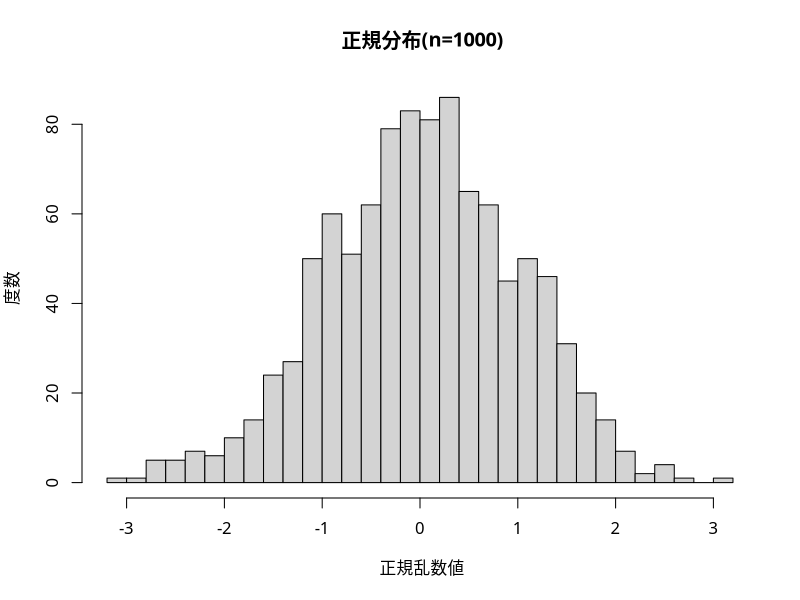
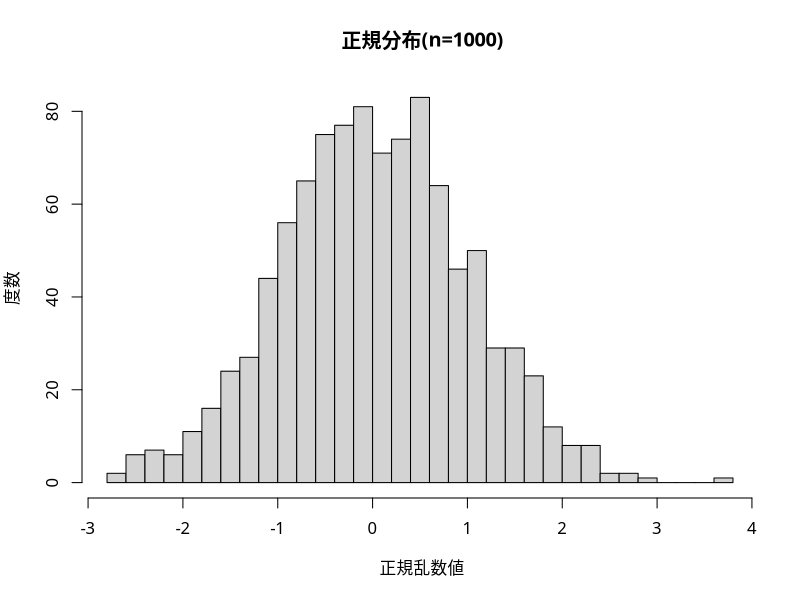
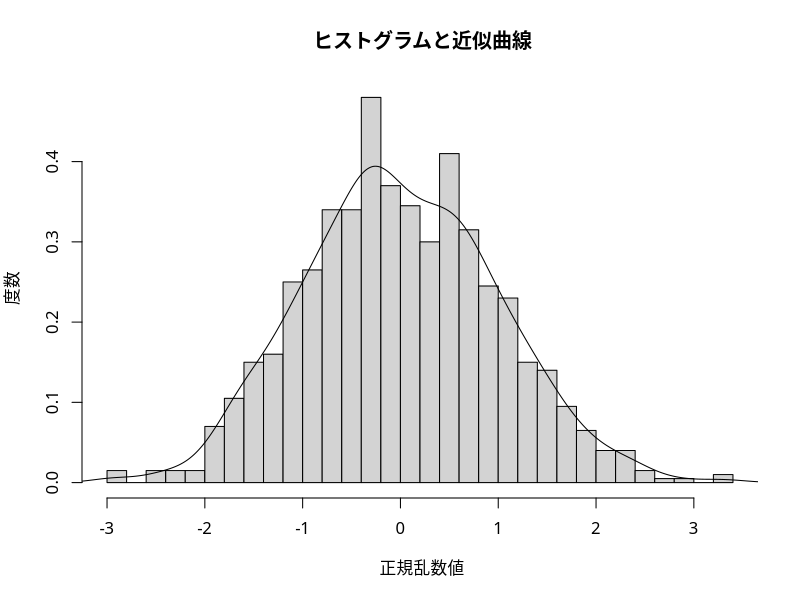

Write the R code that produced these figures, in order.
# ヒストグラム(1000個、25分割)
x = rnorm(1000)
par(family="HiraMaruProN-W4")                  
hist(x,25,xlab=' 正規乱数値',ylab=' 度数',main=' 正規分布(n=1000)')
# ヒストグラム(1000個、30分割)
x = rnorm(1000)
par(family="HiraMaruProN-W4")                  
hist(x,30,xlab=' 正規乱数値',ylab=' 度数',main=' 正規分布(n=1000)')
# ヒストグラムと近似曲線(1000個、30分割)
x = rnorm(1000)
par(family="HiraMaruProN-W4")                  
hist(x,30,prob=TRUE,xlab=' 正規乱数値',ylab=' 度数',main=' ヒストグラムと近似曲線')
lines(density(x))
